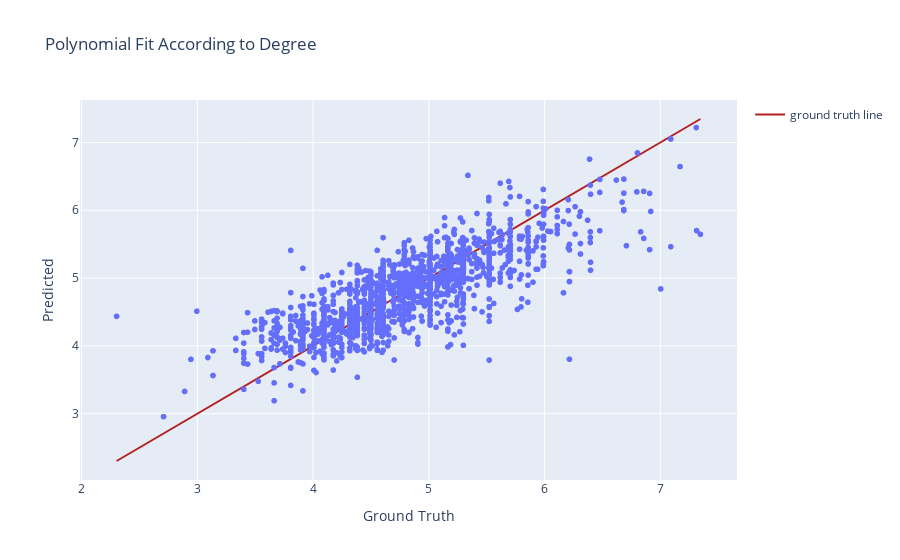

Notebook code cell kept with this figure:
### Code cell
plot_graphs(y_test, yhat_test, degree=1)

### Figure 1 — Plotly figure (JSON) as saved in the notebook; plotly's stock layout.template omitted (floating-point values rounded to 4 significant figures; data arrays with more than 128 entries replaced by an {"elided": "..."} marker saying what was removed)
{"data": [{"hovertemplate": "ground truth=%{x}<br>Predicted=%{y}<extra></extra>", "legendgroup": "", "marker": {"color": "#636efa", "symbol": "circle"}, "mode": "markers", "name": "", "showlegend": false, "type": "scattergl", "x": {"elided": "1478 float values"}, "xaxis": "x", "y": {"elided": "1478 float values"}, "yaxis": "y"}, {"line": {"color": "firebrick", "width": 2}, "mode": "lines", "name": "ground truth line", "type": "scatter", "x": {"elided": "1478 float values"}, "y": {"elided": "1478 float values"}}], "layout": {"legend": {"tracegroupgap": 0}, "title": {"text": "Polynomial Fit According to Degree"}, "xaxis": {"anchor": "y", "domain": [0, 1], "title": {"text": "Ground Truth"}}, "yaxis": {"anchor": "x", "domain": [0, 1], "title": {"text": "Predicted"}}}}
